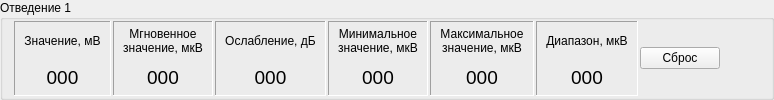
        <widget class="QGroupBox" name="gbChannel1">
         <property name="title">
          <string>Отведение 1</string>
         </property>
         <layout class="QHBoxLayout" name="horizontalLayout_3">
          <property name="spacing">
           <number>2</number>
          </property>
          <property name="topMargin">
           <number>1</number>
          </property>
          <property name="bottomMargin">
           <number>1</number>
          </property>
          <item>
           <widget class="QFrame" name="frChan1Value">
            <property name="frameShape">
             <enum>QFrame::Panel</enum>
            </property>
            <property name="frameShadow">
             <enum>QFrame::Sunken</enum>
            </property>
            <layout class="QVBoxLayout" name="verticalLayout_4">
             <property name="spacing">
              <number>2</number>
             </property>
             <property name="topMargin">
              <number>1</number>
             </property>
             <property name="bottomMargin">
              <number>1</number>
             </property>
             <item>
              <widget class="QLabel" name="lblChan1Value">
               <property name="text">
                <string>Значение, мВ</string>
               </property>
               <property name="alignment">
                <set>Qt::AlignCenter</set>
               </property>
              </widget>
             </item>
             <item>
              <widget class="QLabel" name="indChan1Value">
               <property name="font">
                <font>
                 <pointsize>14</pointsize>
                </font>
               </property>
               <property name="text">
                <string>000</string>
               </property>
               <property name="alignment">
                <set>Qt::AlignCenter</set>
               </property>
              </widget>
             </item>
            </layout>
           </widget>
          </item>
          <item>
           <widget class="QFrame" name="frChan1ValueCur">
            <property name="frameShape">
             <enum>QFrame::Panel</enum>
            </property>
            <property name="frameShadow">
             <enum>QFrame::Sunken</enum>
            </property>
            <layout class="QVBoxLayout" name="verticalLayout_6">
             <property name="spacing">
              <number>2</number>
             </property>
             <property name="topMargin">
              <number>1</number>
             </property>
             <property name="bottomMargin">
              <number>1</number>
             </property>
             <item>
              <widget class="QLabel" name="lblChan1ValueCur">
               <property name="text">
                <string>Мгновенное
значение, мкВ</string>
               </property>
               <property name="alignment">
                <set>Qt::AlignCenter</set>
               </property>
              </widget>
             </item>
             <item>
              <widget class="QLabel" name="indChan1ValueCur">
               <property name="font">
                <font>
                 <pointsize>14</pointsize>
                </font>
               </property>
               <property name="text">
                <string>000</string>
               </property>
               <property name="alignment">
                <set>Qt::AlignCenter</set>
               </property>
              </widget>
             </item>
            </layout>
           </widget>
          </item>
          <item>
           <widget class="QFrame" name="frChan1Decrease">
            <property name="frameShape">
             <enum>QFrame::Panel</enum>
            </property>
            <property name="frameShadow">
             <enum>QFrame::Sunken</enum>
            </property>
            <layout class="QVBoxLayout" name="verticalLayout_7">
             <property name="spacing">
              <number>2</number>
             </property>
             <property name="topMargin">
              <number>1</number>
             </property>
             <property name="bottomMargin">
              <number>1</number>
             </property>
             <item>
              <widget class="QLabel" name="lblChan1Decrease">
               <property name="text">
                <string>Ослабление, дБ</string>
               </property>
               <property name="alignment">
                <set>Qt::AlignCenter</set>
               </property>
              </widget>
             </item>
             <item>
              <widget class="QLabel" name="indChan1Decrease">
               <property name="font">
                <font>
                 <pointsize>14</pointsize>
                </font>
               </property>
               <property name="text">
                <string>000</string>
               </property>
               <property name="alignment">
                <set>Qt::AlignCenter</set>
               </property>
              </widget>
             </item>
            </layout>
           </widget>
          </item>
          <item>
           <widget class="QFrame" name="frChan1Min">
            <property name="frameShape">
             <enum>QFrame::Panel</enum>
            </property>
            <property name="frameShadow">
             <enum>QFrame::Sunken</enum>
            </property>
            <layout class="QVBoxLayout" name="verticalLayout_8">
             <property name="spacing">
              <number>2</number>
             </property>
             <property name="topMargin">
              <number>1</number>
             </property>
             <property name="bottomMargin">
              <number>1</number>
             </property>
             <item>
              <widget class="QLabel" name="lblChan1Min">
               <property name="text">
                <string>Минимальное
значение, мкВ</string>
               </property>
               <property name="alignment">
                <set>Qt::AlignCenter</set>
               </property>
              </widget>
             </item>
             <item>
              <widget class="QLabel" name="indChan1Min">
               <property name="font">
                <font>
                 <pointsize>14</pointsize>
                </font>
               </property>
               <property name="text">
                <string>000</string>
               </property>
               <property name="alignment">
                <set>Qt::AlignCenter</set>
               </property>
              </widget>
             </item>
            </layout>
           </widget>
          </item>
          <item>
           <widget class="QFrame" name="frChan1Max">
            <property name="frameShape">
             <enum>QFrame::Panel</enum>
            </property>
            <property name="frameShadow">
             <enum>QFrame::Sunken</enum>
            </property>
            <layout class="QVBoxLayout" name="verticalLayout_9">
             <property name="spacing">
              <number>2</number>
             </property>
             <property name="topMargin">
              <number>1</number>
             </property>
             <property name="bottomMargin">
              <number>1</number>
             </property>
             <item>
              <widget class="QLabel" name="lblChan1Max">
               <property name="text">
                <string>Максимальное
значение, мкВ</string>
               </property>
               <property name="alignment">
                <set>Qt::AlignCenter</set>
               </property>
              </widget>
             </item>
             <item>
              <widget class="QLabel" name="indChan1Max">
               <property name="font">
                <font>
                 <pointsize>14</pointsize>
                </font>
               </property>
               <property name="text">
                <string>000</string>
               </property>
               <property name="alignment">
                <set>Qt::AlignCenter</set>
               </property>
              </widget>
             </item>
            </layout>
           </widget>
          </item>
          <item>
           <widget class="QFrame" name="frChan1Diap">
            <property name="frameShape">
             <enum>QFrame::Panel</enum>
            </property>
            <property name="frameShadow">
             <enum>QFrame::Sunken</enum>
            </property>
            <layout class="QVBoxLayout" name="verticalLayout_10">
             <property name="spacing">
              <number>2</number>
             </property>
             <property name="topMargin">
              <number>1</number>
             </property>
             <property name="bottomMargin">
              <number>1</number>
             </property>
             <item>
              <widget class="QLabel" name="lblChan1Diap">
               <property name="text">
                <string>Диапазон, мкВ</string>
               </property>
               <property name="alignment">
                <set>Qt::AlignCenter</set>
               </property>
              </widget>
             </item>
             <item>
              <widget class="QLabel" name="indChan1Diap">
               <property name="font">
                <font>
                 <pointsize>14</pointsize>
                </font>
               </property>
               <property name="text">
                <string>000</string>
               </property>
               <property name="alignment">
                <set>Qt::AlignCenter</set>
               </property>
              </widget>
             </item>
            </layout>
           </widget>
          </item>
          <item>
           <widget class="QPushButton" name="btnChannel1Reset">
            <property name="text">
             <string>Сброс</string>
            </property>
           </widget>
          </item>
          <item>
           <spacer name="horizontalSpacer_3">
            <property name="orientation">
             <enum>Qt::Horizontal</enum>
            </property>
            <property name="sizeHint" stdset="0">
             <size>
              <width>40</width>
              <height>20</height>
             </size>
            </property>
           </spacer>
          </item>
         </layout>
        </widget>
